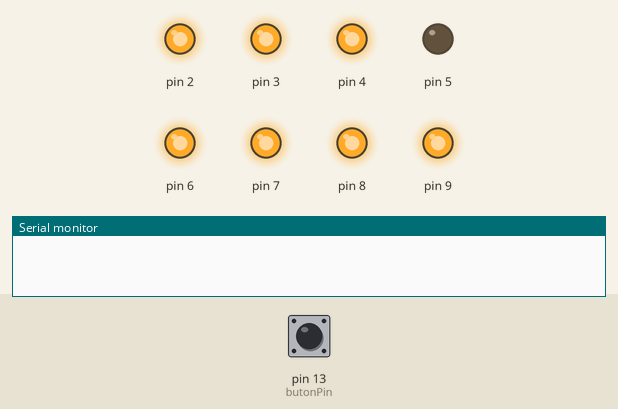
This sketch was run on a simulated Arduino Uno, built with avr-gcc and run on an emulated ATmega328P. On the bench: output pins drawn as LEDs (lit = HIGH), the last lines printed to the serial monitor. The test bench sets the inputs (shaded band); at power-on: pin 13 (butonPin) LOW.

Above: at 1.2 s.
1.3 s: pin 13 (butonPin) pulled HIGH for 0.15 s
At 2.6 s:
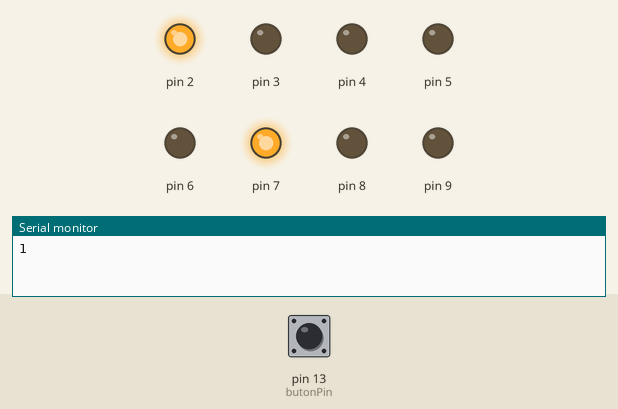
2.9 s: pin 13 (butonPin) pulled HIGH for 1 s
At 5.1 s:
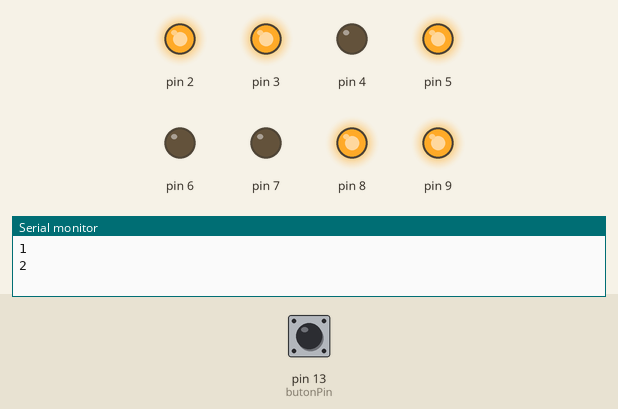
5.4 s: pin 13 (butonPin) pulled HIGH for 0.15 s
At 5.8 s:
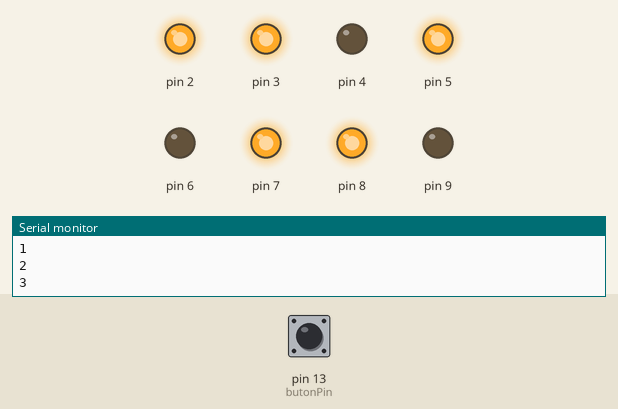
7.0 s: pin 13 (butonPin) pulled HIGH for 3.2 s
At 11.2 s:
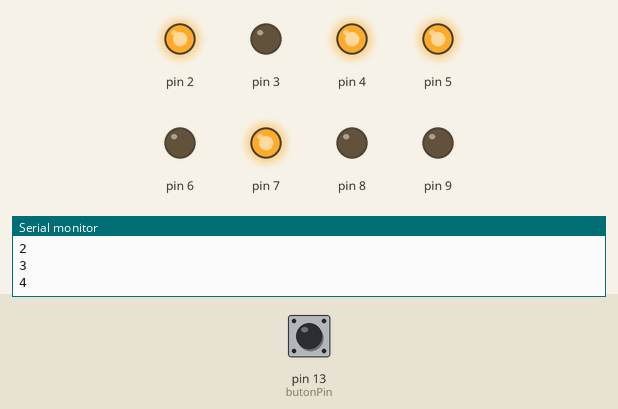
11.7 s: pin 13 (butonPin) pulled HIGH for 0.15 s
At 13.0 s:
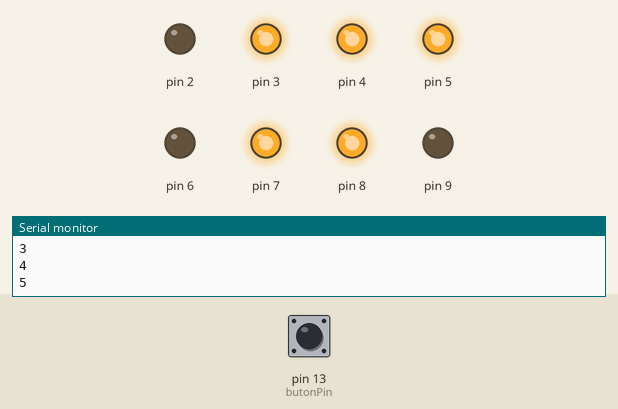
13.3 s: pin 13 (butonPin) pulled HIGH for 1 s
At 15.5 s:
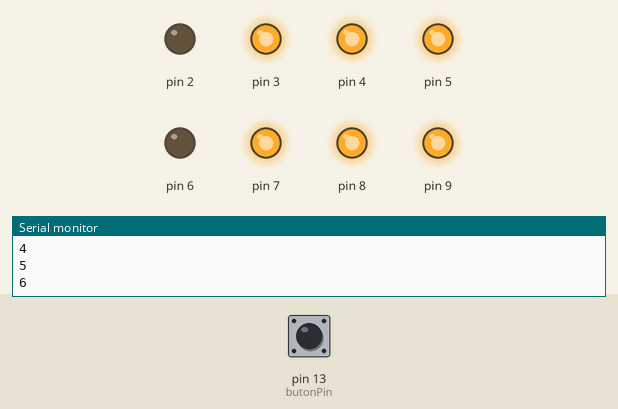
Timing chart, 0 to 16.8 s (numbered marks = the images above; inputs shaded):
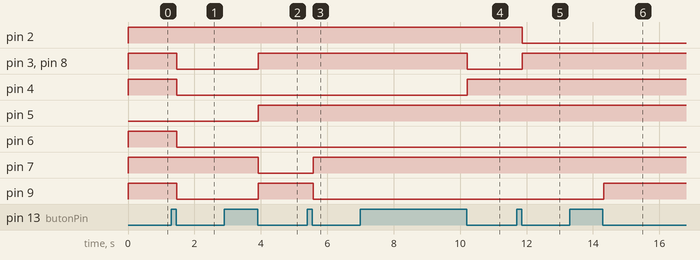

The sketch:

buton2.ino
```cpp
int butonDurumu = 0;
int butonPin = 13;
int sayac = 0;
void setup() {
  Serial.begin(9600);
  pinMode(2, OUTPUT);
  pinMode(3, OUTPUT);
  pinMode(4, OUTPUT);
  pinMode(5, OUTPUT);
  pinMode(6, OUTPUT);
  pinMode(7, OUTPUT);
  pinMode(8, OUTPUT);
  pinMode(9, OUTPUT);

}

void loop() {
  int butonDurumu = digitalRead(butonPin);
  if (butonDurumu == HIGH)
  {
    sayac++;

    Serial.println(sayac);
    delay(20);
    while (digitalRead(butonPin));
    delay(20);

  }

  switch (sayac) {
    case 0:
      digitalWrite(2, HIGH);
      digitalWrite(3, HIGH);
      digitalWrite(4, HIGH);
      digitalWrite(5, LOW);
      digitalWrite(6, HIGH);
      digitalWrite(7, HIGH);
      digitalWrite(8, HIGH);
      digitalWrite(9, HIGH);
      break;
    case 1:
      digitalWrite(2, HIGH);
      digitalWrite(3, LOW);
      digitalWrite(4, LOW);
      digitalWrite(5, LOW);
      digitalWrite(6, LOW);
      digitalWrite(7, HIGH);
      digitalWrite(8, LOW);
      digitalWrite(9, LOW);
      break;
    case 2:
      digitalWrite(2, HIGH);
      digitalWrite(3, HIGH);
      digitalWrite(4, LOW);
      digitalWrite(5, HIGH);
      digitalWrite(6, LOW);
      digitalWrite(7, LOW);
      digitalWrite(8, HIGH);
      digitalWrite(9, HIGH);
      break;
    case 3:
      digitalWrite(2, HIGH);
      digitalWrite(3, HIGH);
      digitalWrite(4, LOW);
      digitalWrite(5, HIGH);
      digitalWrite(6, LOW);
      digitalWrite(7, HIGH);
      digitalWrite(8, HIGH);
      digitalWrite(9, LOW);
      break;
    case 4:
      digitalWrite(2, HIGH);
      digitalWrite(3, LOW);
      digitalWrite(4, HIGH);
      digitalWrite(5, HIGH);
      digitalWrite(6, LOW);
      digitalWrite(7, HIGH);
      digitalWrite(8, LOW);
      digitalWrite(9, LOW);
      break;
    case 5:
      digitalWrite(2, LOW);
      digitalWrite(3, HIGH);
      digitalWrite(4, HIGH);
      digitalWrite(5, HIGH);
      digitalWrite(6, LOW);
      digitalWrite(7, HIGH);
      digitalWrite(8, HIGH);
      digitalWrite(9, LOW);
      break;
    case 6:
      digitalWrite(2, LOW);
      digitalWrite(3, HIGH);
      digitalWrite(4, HIGH);
      digitalWrite(5, HIGH);
      digitalWrite(6, LOW);
      digitalWrite(7, HIGH);
      digitalWrite(8, HIGH);
      digitalWrite(9, HIGH);
      break;
    case 7:
      digitalWrite(2, HIGH);
      digitalWrite(3, HIGH);
      digitalWrite(4, LOW);
      digitalWrite(5, LOW);
      digitalWrite(6, LOW);
      digitalWrite(7, HIGH);
      digitalWrite(8, LOW);
      digitalWrite(9, LOW);
      break;
    case 8:
      digitalWrite(2, HIGH);
      digitalWrite(3, HIGH);
      digitalWrite(4, HIGH);
      digitalWrite(5, HIGH);
      digitalWrite(6, HIGH);
      digitalWrite(7, HIGH);
      digitalWrite(8, HIGH);
      digitalWrite(9, HIGH);
      break;
    case 9:
      digitalWrite(2, HIGH);
      digitalWrite(3, HIGH);
      digitalWrite(4, HIGH);
      digitalWrite(5, HIGH);
      digitalWrite(6, LOW);
      digitalWrite(7, HIGH);
      digitalWrite(8, HIGH);
      digitalWrite(9, LOW);
      break;

    default :
      sayac = 0;
      break;
  }


}
```

Measured:
- after the input at 1.3 s, pin 3, pin 4, pin 6, pin 8, pin 9: HIGH → LOW after 0.17 s
- after the input at 2.9 s, pin 3, pin 5, pin 8, pin 9: LOW → HIGH after 1.0 s; pin 7: HIGH → LOW after 1.0 s
- after the input at 5.4 s, pin 7: LOW → HIGH after 0.17 s; pin 9: HIGH → LOW after 0.17 s
- after the input at 7.0 s, pin 3, pin 8: HIGH → LOW after 3.2 s; pin 4: LOW → HIGH after 3.2 s
- after the input at 11.7 s, pin 2: HIGH → LOW after 0.17 s; pin 3, pin 8: LOW → HIGH after 0.17 s
- after the input at 13.3 s, pin 9: LOW → HIGH after 1.0 s
